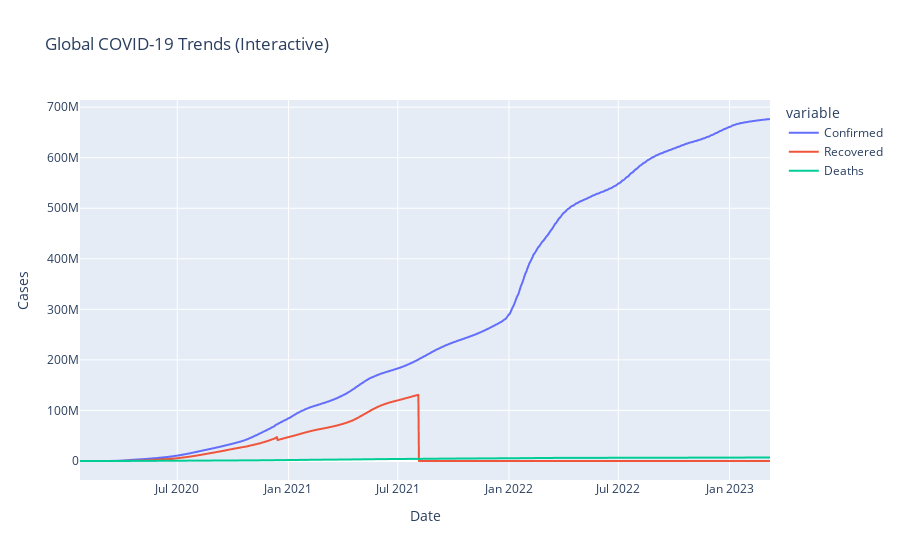

The cell this chart's notebook holds for it:
### Markdown cell above
Interactive Plotly Version

### Code cell
fig = px.line(
    timeline, x="Date",
    y=["Confirmed", "Recovered", "Deaths"],
    title="Global COVID-19 Trends (Interactive)",
    labels={"value":"Cases", "Date":"Date"}
)
fig.show()

### Figure 1 — Plotly figure (JSON) as saved in the notebook; plotly's stock layout.template omitted (floating-point values rounded to 4 significant figures; data arrays with more than 128 entries replaced by an {"elided": "..."} marker saying what was removed)
{"data": [{"hovertemplate": "variable=Confirmed<br>Date=%{x}<br>Cases=%{y}<extra></extra>", "legendgroup": "Confirmed", "line": {"color": "#636efa", "dash": "solid"}, "marker": {"symbol": "circle"}, "mode": "lines", "name": "Confirmed", "showlegend": true, "type": "scattergl", "x": {"elided": "1143 str values"}, "xaxis": "x", "y": {"elided": "1143 int values"}, "yaxis": "y"}, {"hovertemplate": "variable=Recovered<br>Date=%{x}<br>Cases=%{y}<extra></extra>", "legendgroup": "Recovered", "line": {"color": "#EF553B", "dash": "solid"}, "marker": {"symbol": "circle"}, "mode": "lines", "name": "Recovered", "showlegend": true, "type": "scattergl", "x": {"elided": "1143 str values"}, "xaxis": "x", "y": {"elided": "1143 int values"}, "yaxis": "y"}, {"hovertemplate": "variable=Deaths<br>Date=%{x}<br>Cases=%{y}<extra></extra>", "legendgroup": "Deaths", "line": {"color": "#00cc96", "dash": "solid"}, "marker": {"symbol": "circle"}, "mode": "lines", "name": "Deaths", "showlegend": true, "type": "scattergl", "x": {"elided": "1143 str values"}, "xaxis": "x", "y": {"elided": "1143 int values"}, "yaxis": "y"}], "layout": {"legend": {"title": {"text": "variable"}, "tracegroupgap": 0}, "title": {"text": "Global COVID-19 Trends (Interactive)"}, "xaxis": {"anchor": "y", "domain": [0, 1], "title": {"text": "Date"}}, "yaxis": {"anchor": "x", "domain": [0, 1], "title": {"text": "Cases"}}}}
